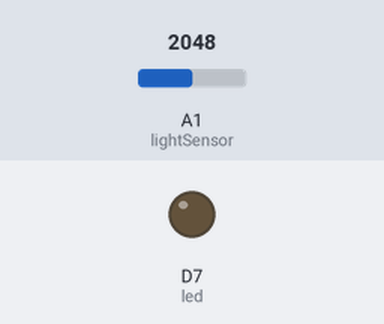
A sketch run on a simulated Particle Photon. On the bench: output pins drawn as LEDs (lit = HIGH). Inputs (shaded band) come from the test bench; at power-on: A1 (lightSensor) = 2048.

Above: at 5.0 s.
Timing chart, 0 to 13.0 s (numbered marks = the images above):
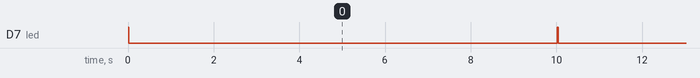

The sketch:

ifttt.ino
```cpp
int led = D7;
int lightSensor = A1;
int lightData = 0;

void setup() {


    pinMode(led, OUTPUT);
    pinMode(lightSensor, INPUT);
}

void loop() {

  digitalWrite(led, HIGH);   // Turn ON the LED
  lightData = analogRead (lightSensor);

  if (lightData >= 2500)
  {
      Particle.publish("Sunlight", "Hits");
  }
  else
  {
      Particle.publish("Sunlight", "Doesn't Hit");
  }


  digitalWrite(led, LOW);    // Turn OFF the LED
  delay(10000);               // Wait for 1 seconds

}
```

Measured:
- by itself, D7 (led): alternates HIGH for 0.02 s and LOW for 10.0 s
